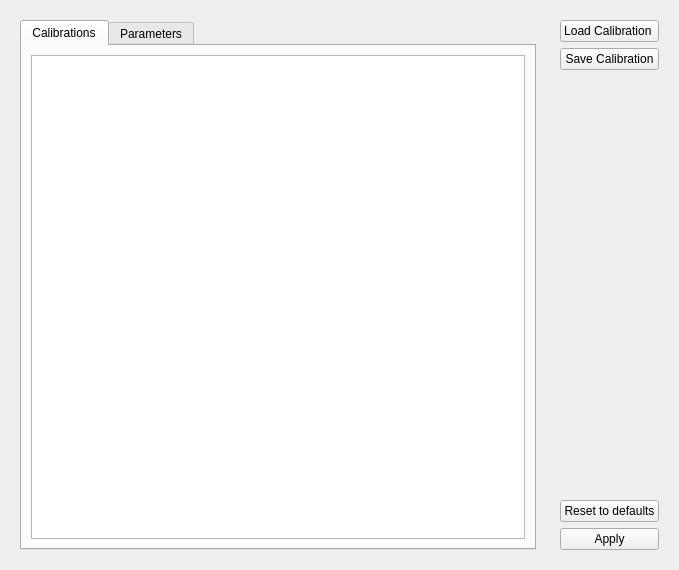
<?xml version="1.0" encoding="UTF-8"?>
<ui version="4.0">
 <class>Form</class>
 <widget class="QWidget" name="Form">
  <property name="geometry">
   <rect>
    <x>0</x>
    <y>0</y>
    <width>679</width>
    <height>570</height>
   </rect>
  </property>
  <property name="windowTitle">
   <string>Form</string>
  </property>
  <layout class="QHBoxLayout" name="horizontalLayout">
   <item>
    <widget class="QWidget" name="ListWidget" native="true">
     <layout class="QHBoxLayout" name="horizontalLayout_2">
      <item>
       <widget class="QTabWidget" name="tabWidget">
        <property name="currentIndex">
         <number>0</number>
        </property>
        <widget class="QWidget" name="calibrations">
         <attribute name="title">
          <string>Calibrations</string>
         </attribute>
         <layout class="QHBoxLayout" name="horizontalLayout_3">
          <item>
           <widget class="QListView" name="calibList"/>
          </item>
         </layout>
        </widget>
        <widget class="QWidget" name="parameters">
         <property name="sizePolicy">
          <sizepolicy hsizetype="Preferred" vsizetype="Preferred">
           <horstretch>0</horstretch>
           <verstretch>3</verstretch>
          </sizepolicy>
         </property>
         <attribute name="title">
          <string>Parameters</string>
         </attribute>
         <layout class="QHBoxLayout" name="horizontalLayout_4">
          <item>
           <widget class="QListView" name="paramList"/>
          </item>
         </layout>
        </widget>
       </widget>
      </item>
     </layout>
    </widget>
   </item>
   <item>
    <widget class="QWidget" name="SideBar" native="true">
     <layout class="QVBoxLayout" name="verticalLayout">
      <item>
       <widget class="QPushButton" name="loadButton">
        <property name="text">
         <string>Load Calibration </string>
        </property>
       </widget>
      </item>
      <item>
       <widget class="QPushButton" name="pushButton_4">
        <property name="text">
         <string>Save Calibration</string>
        </property>
       </widget>
      </item>
      <item>
       <spacer name="verticalSpacer">
        <property name="orientation">
         <enum>Qt::Vertical</enum>
        </property>
        <property name="sizeHint" stdset="0">
         <size>
          <width>20</width>
          <height>40</height>
         </size>
        </property>
       </spacer>
      </item>
      <item>
       <widget class="QPushButton" name="resetButton">
        <property name="text">
         <string>Reset to defaults</string>
        </property>
       </widget>
      </item>
      <item>
       <widget class="QPushButton" name="applyButton">
        <property name="text">
         <string>Apply</string>
        </property>
       </widget>
      </item>
     </layout>
    </widget>
   </item>
  </layout>
 </widget>
 <resources/>
 <connections/>
</ui>
